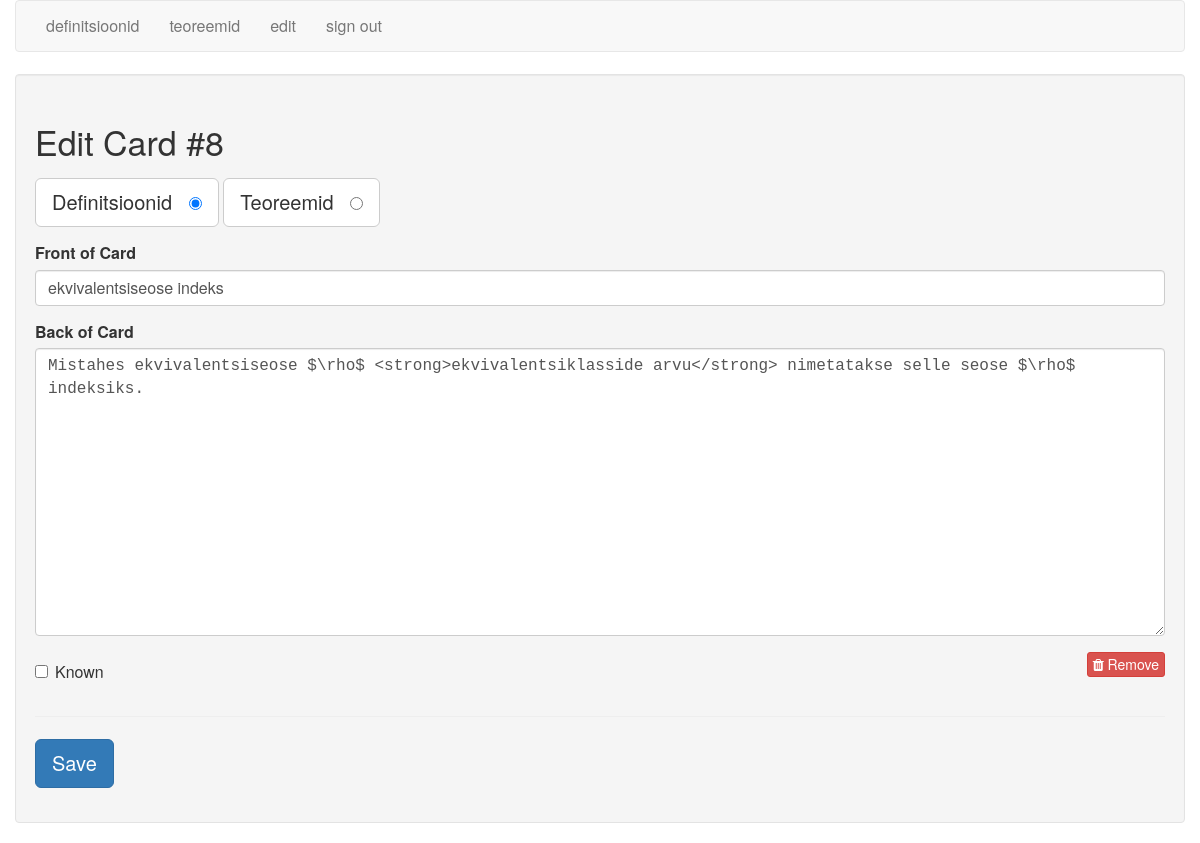
/edit/8 (signed in), run on the app's committed database.
### tables this page shows
CREATE TABLE cards (
  id integer primary key autoincrement,
  type tinyint not null, /* 1 for vocab, 2 for code */
  front text not null,
  back text not null,
  known boolean default 0
);

### flash_cards.py (the view)
@app.route('/edit/<card_id>')
def edit(card_id):
    if not session.get('logged_in'):
        return redirect(url_for('login'))
    db = get_db()
    query = '''
        SELECT id, type, front, back, known
        FROM cards
        WHERE id = ?
    '''
    cur = db.execute(query, [card_id])
    card = cur.fetchone()
    return render_template('edit.html', card=card)

### flash_cards.py (called while the page is built)
def connect_db():
    rv = sqlite3.connect(app.config['DATABASE'])
    rv.row_factory = sqlite3.Row
    return rv

def get_db():
    if not hasattr(g, 'sqlite_db'):
        g.sqlite_db = connect_db()
    return g.sqlite_db

### templates/edit.html (shortened to what this page needs)
{% extends "layout.html" %}
{% block body %}
    <div class="well">
        <h2>Edit Card #{{ card.id }}</h2>
        <form action="{{ url_for('edit_card') }}" method="post" class="cardForm">
            <div class="form-group">
                <label for="general" class="btn btn-default btn-lg">Definitsioonid &nbsp;
                    <input type="radio" name="type" value="1"
                           id="general" {{ "checked" if (card.type == 1) else "" }} />
                </label>
                <label for="code" class="btn btn-default btn-lg">Teoreemid &nbsp;
                    <input type="radio" name="type" value="2" id="code" {{ "checked" if (card.type == 2) else "" }} />
                </label>
            </div>
            <div class="form-group">
                <label for="front">Front of Card</label>
                <input type="text" name="front" id="front" class="form-control" value="{{ card.front|e }}">
            </div>
            <div class="form-group">
                <label for="back">Back of Card</label>
                <textarea name="back"
                          class="form-control"
                          id="back"
                          placeholder="back of card"
                          rows="12">{{ card.back|e }}</textarea>
            </div>
            <div class="row">
                <div class="col-xs-6">
                    <div class="checkbox">
                        <label>
                            <input type="checkbox" name="known"
                                   value="1" {{ "checked" if (card.known == 1) else "" }} /> Known
                        </label>
                    </div>
                </div>
                <div class="col-xs-6 text-right">
                    <a href="{{ url_for('delete', card_id=card.id) }}" class="btn btn-danger btn-xs">
                        <i class="fa fa-trash"></i>
                        Remove
                    </a>
                </div>
            </div>
            <hr/>
            <div class="form-group">
                <button type="submit" class="saveButton btn btn-lg btn-primary">Save</button>
            </div>
        </form>
    </div>
{% endblock %}

### static/style.css (style rules this page uses)
textarea { font-family: monospace; }

### data on the page
cards: id "8", front "ekvivalentsiseose indeks", back "Mistahes ekvivalentsiseose $\\rho$ <strong>ekvivalentsiklasside arvu</strong> nimetatakse selle seose $\\rho$ indeksiks."
